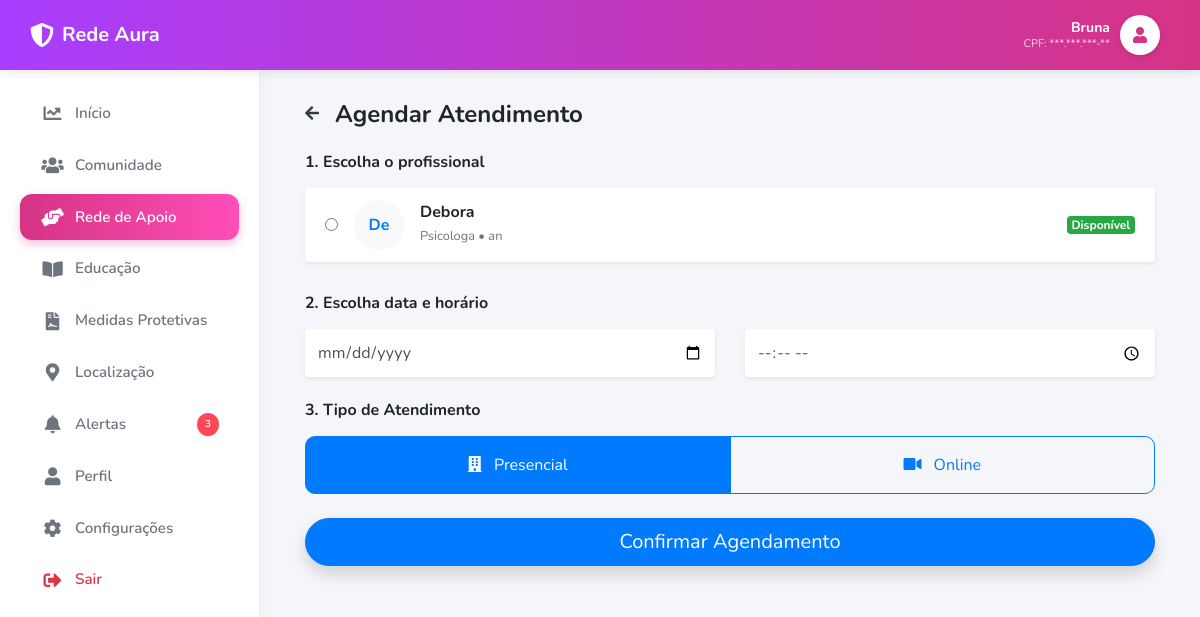
Screenshot of /aura/apoio/agendar/ (signed in) with the database file from the repository.
### usuarios/models.py (models this page shows, shortened)
class ModelUsuario(AbstractUser):
    email = models.EmailField('E-mail', unique=True) # pois vamos usar o e-mail como login
    fone = models.CharField('Telefone', max_length=15)
    is_staff = models.BooleanField('Membro da equipe', default=True)
    USERNAME_FIELD = 'email' # poderíamos definir qualquer outro campo como username
    REQUIRED_FIELDS = ['first_name', 'last_name', 'fone']
    objects = UsuarioManager() # com isso especificamos para o Django usar o nosso Manager e não o padrão.

### rede_aura/models.py (models this page shows, shortened)
class PlanoSeguranca(models.Model):
    usuario = models.OneToOneField(settings.AUTH_USER_MODEL, on_delete=models.CASCADE)
    mensagem_emergencia = models.TextField(
        default="Estou em perigo, por favor, ajude! Minha localização atual é..."
    )
    localizacao_automatica = models.BooleanField(default=False)
    modo_disfarcado = models.BooleanField(default=False)
    termo_aceito = models.BooleanField(default=False)
    data_aceite_termo = models.DateTimeField(null=True, blank=True)
    foto = models.ImageField(upload_to='perfis/', blank=True, null=True)
    cpf = models.CharField(max_length=14, blank=True, null=True)
    data_nascimento = models.DateField(blank=True, null=True)
    endereco = models.CharField(max_length=255, blank=True, null=True)

class Profissional(models.Model):
    nome = models.CharField(max_length=100)
    profissao = models.CharField(max_length=100)  # Ex: Psicóloga
    registro = models.CharField(max_length=50)    # Ex: CRP 12/3456
    area = models.ForeignKey(AreaAtendimento, on_delete=models.CASCADE)
    foto = models.ImageField(upload_to='profissionais/', blank=True, null=True)
    disponivel = models.BooleanField(default=True)

### rede_aura/views.py (the view, shortened to what this page needs)
# urls.py: path('apoio/agendar/', views.agendar_consulta, name='agendar_consulta'),
@login_required
def agendar_consulta(request):
    profissionais = Profissional.objects.filter(disponivel=True)
    return render(request, 'rede_aura/agendar.html', {'profissionais': profissionais})

### djangotres/context_processors.py (called while the page is built)
def google_maps_api_key(request):
    return {
        "GOOGLE_MAPS_API_KEY": settings.GOOGLE_MAPS_API_KEY
    }

### templates/rede_aura/agendar.html (shortened to what this page needs)
{% extends 'rede_aura/base_dashboard.html' %}
{% block aura_content %}
<div class="container">
    <div class="d-flex align-items-center mb-4">
        <a href="{% url 'apoio' %}" class="text-dark mr-3"><i class="fas fa-arrow-left"></i></a>
        <h4 class="font-weight-bold mb-0">Agendar Atendimento</h4>
    </div>
    <form method="POST">
        <h6 class="font-weight-bold mb-3">1. Escolha o profissional</h6>
        <div class="list-group mb-4">
            {% for prof in profissionais %}
            <label class="list-group-item d-flex align-items-center justify-content-between shadow-sm border-0 mb-2 rounded cursor-pointer">
                <div class="d-flex align-items-center">
                    <input type="radio" name="profissional" value="{{ prof.id }}" required class="mr-3">
                    <div class="bg-light rounded-circle p-2 mr-3" style="width: 50px; height: 50px; display: flex; align-items: center; justify-content: center;">
                        <span class="font-weight-bold text-primary">{{ prof.nome|slice:":2" }}</span>
                    </div>
                    <div>
                        <h6 class="mb-0 font-weight-bold">{{ prof.nome }}</h6>
                        <small class="text-muted">{{ prof.profissao }} • {{ prof.registro }}</small>
                    </div>
                </div>
                <span class="badge badge-success">Disponível</span>
            </label>
            {% endfor %}
        </div>
        <h6 class="font-weight-bold mb-3">2. Escolha data e horário</h6>
        <div class="row mb-4">
            <div class="col-6">
                <input type="date" name="data" class="form-control shadow-sm border-0 py-4" required>
            </div>
            <div class="col-6">
                <input type="time" name="hora" class="form-control shadow-sm border-0 py-4" required>
            </div>
        </div>
        <h6 class="font-weight-bold mb-3">3. Tipo de Atendimento</h6>
        <div class="btn-group btn-group-toggle w-100 mb-4" data-toggle="buttons">
            <label class="btn btn-outline-primary py-3 w-50 active" style="border-radius: 10px 0 0 10px;">
                <i class="fas fa-building mr-2"></i> Presencial
            </label>
            <label class="btn btn-outline-primary py-3 w-50" style="border-radius: 0 10px 10px 0;">
                <i class="fas fa-video mr-2"></i> Online
            </label>
        </div>
        <button type="submit" class="btn btn-primary btn-block btn-lg rounded-pill shadow">
            Confirmar Agendamento
        </button>
    </form>
</div>
{% endblock %}

### templates/rede_aura/base_dashboard.html (shortened to what this page needs)
<!DOCTYPE html>
<html lang="pt-br">
<head>
    <link rel="stylesheet" href="https://stackpath.bootstrapcdn.com/bootstrap/4.5.2/css/bootstrap.min.css">
    <link rel="stylesheet" href="https://cdnjs.cloudflare.com/ajax/libs/font-awesome/5.15.4/css/all.min.css">
</head>
<body>
    <div class="top-header">
        <div class="d-flex align-items-center">
            <i class="fas fa-shield-alt mr-2" style="font-size: 24px;"></i>
            <h5 class="m-0 font-weight-bold">Rede Aura</h5>
        </div>
        <a href="{% url 'perfil' %}" class="profile-link">
            <div class="user-info d-none d-md-block">
                <div class="user-name">{{ user.first_name|default:"Usuária" }}</div>
                <div class="user-cpf">CPF: {{ user.planoseguranca.cpf|default:"***.***.***-**" }}</div>
            </div>
            <div class="header-avatar">
                {% if user.planoseguranca.foto %}
                    <img src="{{ user.planoseguranca.foto.url }}" alt="Perfil">
                {% else %}
                    <i class="fas fa-user"></i>
                {% endif %}
            </div>
        </a>
    </div>
    <div class="sidebar">
        <nav class="nav flex-column h-100">
            <a class="nav-link {% if request.path == '/aura/feed/' %}active{% endif %}" href="{% url 'feed' %}">
                <i class="fas fa-chart-line"></i> Início
            </a>
            <a class="nav-link {% if request.path == '/aura/comunidade/' %}active{% endif %}" href="{% url 'comunidade' %}">
                <i class="fas fa-users"></i> Comunidade
            </a>
            <a class="nav-link {% if 'apoio' in request.path %}active{% endif %}" href="{% url 'apoio' %}">
                <i class="fas fa-hands-helping"></i> Rede de Apoio
            </a>
            <a class="nav-link {% if request.path == '/aura/educacao/' %}active{% endif %}" href="{% url 'educacao' %}">
                <i class="fas fa-book-open"></i> Educação
            </a>
            <a class="nav-link {% if request.path == '/aura/medidas/' %}active{% endif %}" href="{% url 'medidas' %}">
                <i class="fas fa-file-contract"></i> Medidas Protetivas
            </a>
            <a class="nav-link {% if request.path == '/aura/mapa/' %}active{% endif %}" href="{% url 'mapa' %}">
                <i class="fas fa-map-marker-alt"></i> Localização
            </a>
            <a class="nav-link {% if request.path == '/aura/alertas/' %}active{% endif %}" href="{% url 'alertas' %}">
                <i class="fas fa-bell"></i> Alertas <span class="badge-notification">3</span>
            </a>
            <a class="nav-link {% if request.path == '/aura/perfil/' %}active{% endif %}" href="{% url 'perfil' %}">
                <i class="fas fa-user"></i> Perfil
            </a>
            <a class="nav-link" href="{% url 'perfil' %}">
                <i class="fas fa-cog"></i> Configurações
            </a>
            <a class="nav-link text-danger" href="#" onclick="event.preventDefault(); document.getElementById('logout-form').submit();">
                <i class="fas fa-sign-out-alt"></i> Sair
            </a>
        </nav>
    </div>
    <div class="main-content">
        {% block aura_content %}{% endblock %}
    </div>
</body>
</html>

### templates/rede_aura/base_dashboard.html (style rules this page uses)
body { font-family: 'Nunito', sans-serif; background-color: #F5F6FA; overflow-x: hidden; margin: 0; }
.top-header { background: linear-gradient(90deg, #a93eff, #d63384); height: 70px; display: flex; align-items: center; justify-content: space-between; padding: 0 30px; color: white; position: fixed; top: 0; left: 0; width: 100%; z-index: 1030; box-shadow: 0 2px 10px rgba(0, 0, 0, 0.1); }
.sidebar { width: 260px; background: white; position: fixed; top: 70px; bottom: 0; left: 0; border-right: 1px solid #eee; box-shadow: 2px 0 10px rgba(0,0,0,0.03); padding: 20px; z-index: 1020; display: flex; flex-direction: column; overflow-y: auto; }
.nav-link { color: #6c757d; padding: 12px 20px; border-radius: 12px; margin-bottom: 5px; font-weight: 600; display: flex; align-items: center; transition: 0.2s; font-size: 0.95rem; }
.nav-link i { width: 25px; font-size: 18px; margin-right: 10px; text-align: center; }
.nav-link.active { background: linear-gradient(90deg, #d63384, #ff4eb8); color: white; box-shadow: 0 4px 10px rgba(214, 51, 132, 0.3); }
.badge-notification { background-color: #ff4757; color: white; font-size: 10px; padding: 4px 8px; border-radius: 50%; margin-left: auto; }
.main-content { margin-left: 260px; margin-top: 70px; padding: 30px; min-height: calc(100vh - 70px); }
.profile-link { display: flex; align-items: center; text-decoration: none; color: white; padding: 5px 10px; border-radius: 30px; transition: 0.3s; cursor: pointer; }
.user-info { text-align: right; line-height: 1.2; margin-right: 10px; }
.user-name { font-weight: 700; font-size: 14px; }
.user-cpf { font-size: 11px; opacity: 0.8; }
.header-avatar { width: 40px; height: 40px; border-radius: 50%; overflow: hidden; background: white; display: flex; align-items: center; justify-content: center; color: #d63384; font-weight: bold; box-shadow: 0 2px 5px rgba(0,0,0,0.1); }

### rows the page displays
ModelUsuario: first_name "Bruna", planoseguranca.cpf "***.***.***-**"
Profissional: nome "De", nome "Debora", profissao "Psicologa", registro "an"
